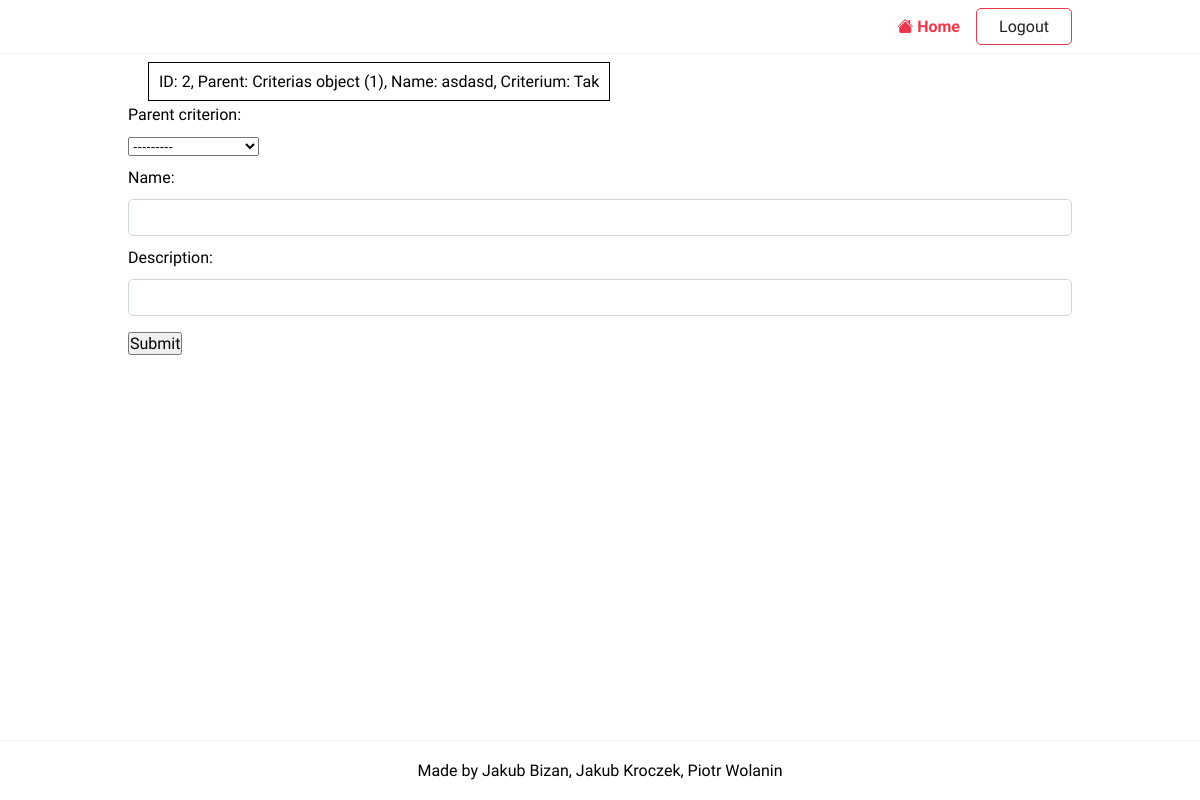
/scenarios/1/criterias/modify (signed in), run on the app's committed database.
### projekt/models/models.py (models this page shows)
class Criterias(m.Model):
    parent_criterion = m.ForeignKey('self', blank=True, null=True, related_name='children', on_delete=m.CASCADE)
    name = m.CharField(max_length=50)
    description = m.CharField(max_length=100)

### projekt/views/facilitator/criterias.py (the view, shortened to what this page needs)
# urls.py: path('scenarios/<pk>/criterias/modify', CreateCriteriaView.as_view(), name='modify-criteria'),
class CreateCriteriaView(LoginRequiredMixin, CreateView):
    model = Criterias
    form_class = CriteriasForms
    template_name = 'projekt/scenario_modify_criterias.html'
    def get_form_kwargs(self, *args, **kwargs):
        form_kwargs = super(CreateCriteriaView, self).get_form_kwargs(*args,**kwargs)
        scenario = DecisionScenarios.objects.get(pk=self.kwargs['pk'])
        model = scenario.modelID
        form_kwargs['form_q'] = Criterias.objects.filter(modelcriterias__modelID=model)
        return form_kwargs
    def get_context_data(self, **kwargs):
        context = super().get_context_data(**kwargs)
        scenario = DecisionScenarios.objects.get(pk=self.kwargs['pk'])
        model = scenario.modelID
        my_objects = ModelCriterias.objects.filter(modelID=model.pk)
        rootCriterion = my_objects.filter(criteriaID__parent_criterion__isnull=True).first()
        context['criterias'] = rootCriterion.criteriaID
        return context

### projekt/forms/forms.py
class CriteriasForms(forms.ModelForm):
    class Meta:
        model = Criterias
        fields = ['parent_criterion', 'name', 'description']
    def __init__(self, **kwargs):
        q = kwargs.pop("form_q")
        super(CriteriasForms, self).__init__(**kwargs)
        self.fields['parent_criterion'] = forms.ModelChoiceField(queryset=q)

### projekt/templatetags/criterium_tag.py (called while the page is built)
@register.inclusion_tag('projekt/criterium.html')
def criterium_tag(criterium):
    subcriterias = criterium.children.all()
    return {'children': subcriterias}

### templates/projekt/scenario_modify_criterias.html (shortened to what this page needs)
{%extends 'base.html'%}
{% load criterium_tag %}
{%block content%}
{% criterium_tag criterias %}
<form action = "" method = "post">
    {{form }}
    <input type="submit" value="Submit">
</form>
{%endblock content%}

### templates/projekt/criterium.html (shortened to what this page needs)
{% load criterium_tag %}
<div class="criteria-block" >
    {% for child in children %}
    <div> ID: {{child.id}}, Parent: {{ child.parent_criterion }}, Name: {{ child.name }}, Criterium: {{ child.description }}</div>
    {% endfor %}
</div>

### projekt/static/css/style.css (style rules this page uses)
:root { --color-primary: #ee394c; --color-secondary: #86b7fe; --color-light: #f2f2f2; --color-gray: #ced4da; --color-dark: #212121; --color-white: #ffffff; --color-error: #e2442f; --color-warning: #ffc900; --color-info: #02a2b9; --color-success: #1ba345; --color-input: #00d1b2; --border-radius: 5px; }
* { margin: 0; padding: 0; box-sizing: border-box; text-rendering: optimizeLegibility; }
html, body { height: 100%; }
input, button, textarea { font: inherit; }
body { font-family: 'Dosis', sans-serif; font-size: 1rem; line-height: 1.7; display: flex; flex-direction: column; }
form > * { display: block; margin-bottom: 0.5rem; }
form > input[type='submit'], form > button { margin: 1rem 0; }
input[type='text'], input[type='email'], input[type='password'], textarea { border-radius: var(--border-radius); border: solid 1px var(--color-gray); width: 100%; padding: 0.25rem 0.75rem; }
.criteria-block { margin-left: 20px; border: 1px solid black; padding: 5px 10px; display: inline-block; }

### data on the page
Criterias: id "2", parent_criterion "Criterias object (1)", name "asdasd", description "Tak"
